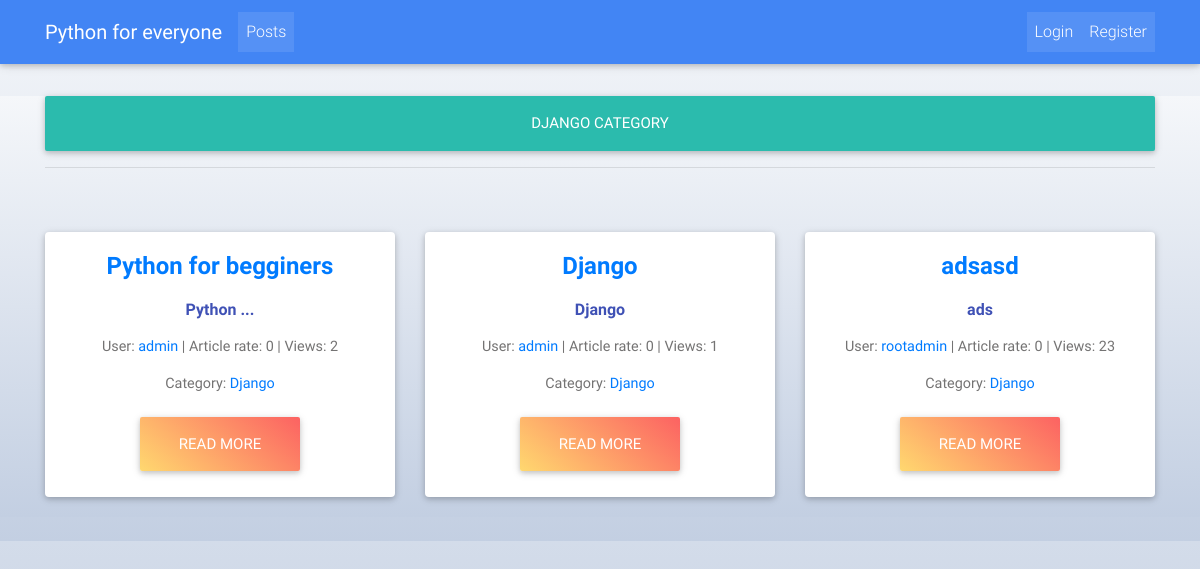
Before: /posts/category/Django/ with the older database file.
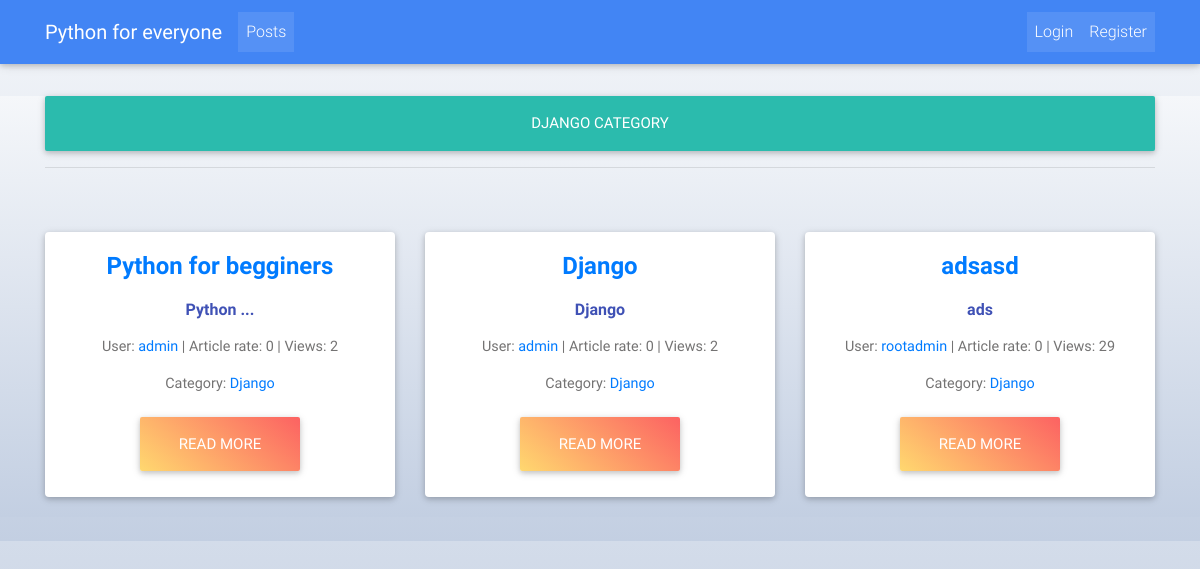
After: the same page with the newer database file.
### post/models.py (models this page shows, shortened)
class Posts(models.Model):
    user = models.ForeignKey(User, on_delete=models.CASCADE)
    title = models.CharField(max_length=50)
    content = models.TextField()
    image = models.ImageField(upload_to='media',
                              null=True,
                              blank=True,
                             )
    rate = models.PositiveSmallIntegerField(default=0)
    views = models.PositiveIntegerField(default=0)
    updated_at = models.DateTimeField(auto_now_add=False, auto_now=True)
    timestamp = models.DateTimeField(auto_now_add=True, auto_now=False)
    category = models.ForeignKey(Category, on_delete=models.CASCADE)
    objects = PostManager()
    likes = GenericRelation(Like)
    def get_user_url(self):
        return reverse("accounts:account", kwargs={"id": self.user_id})
    def get_absolute_url(self):
        return reverse("post:detail_page", kwargs={"id": self.id})

class Category(models.Model):
    name = models.CharField(max_length=50)
    content = models.TextField()
    image = models.ImageField(upload_to='media',
                              null=True,
                              blank=True,
                              )

### post/views.py (the view)
# urls.py: re_path('^category/(?P<slug>[-\w]+)/$', category_detail_view, name='category_detail_view'),
def category_detail_view(request, slug):
    posts = Posts.objects.filter(category__name=slug)
    context = {
        "posts": posts,
        "category": slug
    }
    return render(request, "home/category.html", context)

### templates/home/category.html (shortened to what this page needs)
{% extends "home/base.html" %}
{% block content %}
<br><br>
<div style="background: linear-gradient(#f5f7fa, #c3cfe2);">
    <div class="container">
        <div class="col-xs-10 col-xs-offset-2">
            <div class="row">
                <div class="container">
                <h2 class="btn btn-default btn-lg btn-block">{{ category }} category</h2>
                <hr>
                </div>
                {% if posts %}
                    {% for post in posts %}
                        {% if forloop.counter0|divisibleby:3 %}
                            </div><br><br><div class="row">
                        {% endif %}
                            <div class="col-xs-12 col-sm-6 col-md-4" style="margin-bottom: 20px;">
                                <div class="card card-cascade width_card">
                                  <div class="card-body card-body-cascade text-center">
                                    <h4 class="card-title"><strong><a href="{{ post.get_absolute_url }}">{{ post.title }}</a></strong></h4>
                                    <h6 class="font-weight-bold indigo-text py-2">{{ post.content|truncatechars:20 }}</h6>
                                    <p class="card-text"> User: <a href="{{ post.get_user_url }}">{{ post.user.username }}</a> | Article rate: {{ post.rate }} | Views: {{ post.views }}</p>
                                    <p class="card-text"> Category: <a href="{% url "post:category_detail_view" slug=post.category.name %}">{{ post.category.name }}</a></p>
                                    <a href="{{ post.get_absolute_url }}" class="btn peach-gradient btn-lg ">Read more</a>
                                  </div>
                                </div>
                            </div>
                    {% endfor %}
                {% else %}
                    <h3 class="alert alert-info text-center">Ops, we haven't posts with this category</h3>
                {% endif %}
            </div>
        </div>
        </div>
    </div>
{% endblock %}

Changed rows visible on the page:
changed Posts (number 2 of 3 on the later page): views "1" → "2"
changed Posts "adsasd": views "23" → "29"
